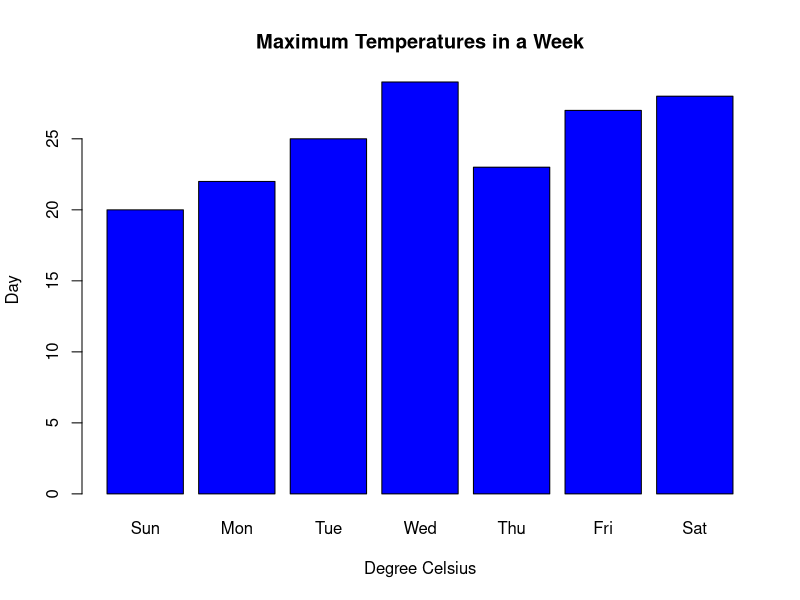

Write R code to recreate this figure.
temperatures <- c(20, 22, 25, 29, 23, 27, 28)
result <- barplot(temperatures,main = "Maximum Temperatures in a Week",xlab = "Degree Celsius",ylab = "Day",names.arg = c("Sun", "Mon", "Tue", "Wed", "Thu", "Fri", "Sat"),col = "blue",)
print(result)